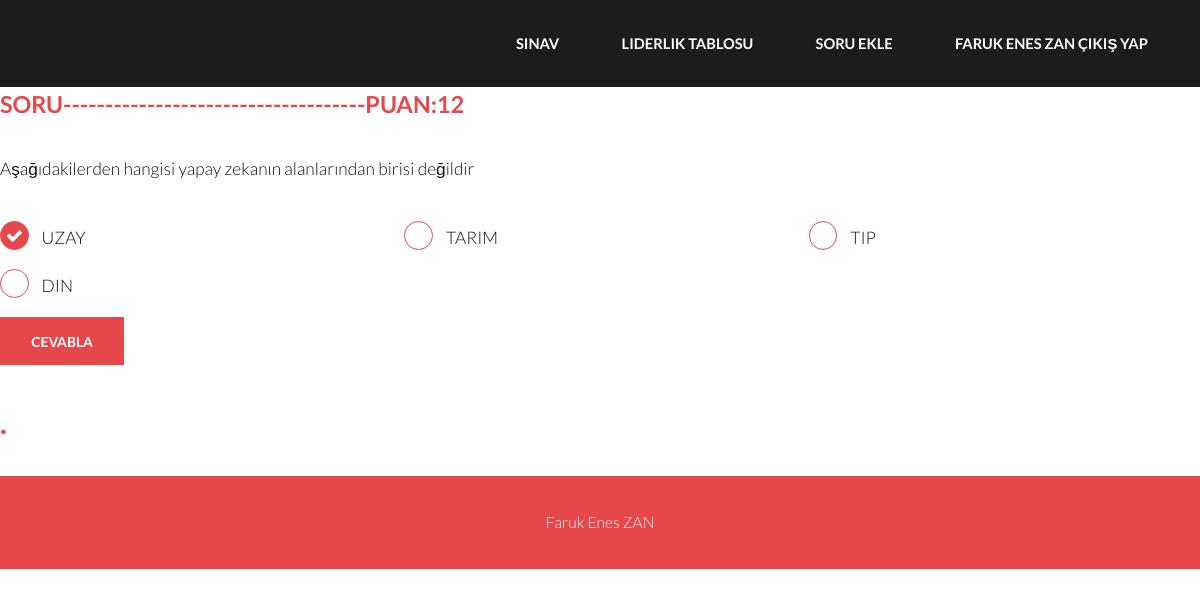
The app's page /sinav/6 (signed in) with its own data.
### tables this page shows
CREATE TABLE kullanicilar (isim TEXT, kadi TEXT, sifre TEXT, puan INT);

CREATE TABLE "sorular" (
	"no"	INTEGER,
	"soru"	TEXT,
	"sik1"	TEXT,
	"sik2"	TEXT,
	"sik3"	TEXT,
	"sik4"	TEXT,
	"dogru"	TEXT,
	PRIMARY KEY("no")
);

### main.py (the view)
@app.route("/sinav/<int:id>", methods=['GET', 'POST'])
def Sinav(id):
    kontrol = ""
    kullaniciPuani = 0
    rastgele = random.randint(0,4)
    name, login_auth = giris_kotrol()
    con = sqlite3.connect("database.db")
    cur = con.cursor()
    puan = cur.execute("SELECT puan FROM kullanicilar WHERE isim = '"+name+"'").fetchone()[0]
    print(name)
    sorular = cur.execute("SELECT * FROM sorular").fetchall()
    con.commit()
    dogrucevab = cur.execute("SELECT dogru FROM sorular ").fetchall()
    used_questions = []
    if id < 5:
        if request.method == 'POST':
            if request.form:
                cevab = request.form["cevab"]
                if cevab == dogrucevab[id][0]:
                    kullaniciPuani = puan + 1
                    update = "UPDATE kullanicilar SET puan = '" + str(kullaniciPuani) + "' WHERE isim = '" + name + "'"
                    con.cursor().execute(update)
                    con.commit()
                    used_questions.append(id)
                used_questions.append(id)
                if len(used_questions) == len(sorular):
                    used_questions.clear()
                while True:
                    new_id = random.randint(0, 4)
                    if new_id not in used_questions:
                        break
                return redirect(url_for("Sinav", id=new_id))
    else:
        id = 0
    return render_template("sinav.html", name=name, login_auth=login_auth, kontrol=kontrol,id=id, sorular=sorular, puan=puan, rastgele=rastgele)

### main.py (called while the page is built)
def giris_kotrol():
    name = ""
    login_auth = False
    if "username" in session:
        name = session["username"]
        login_auth = True
    return name, login_auth

### templates/sinav.html (shortened to what this page needs)
{% extends 'base.html' %}
{% block body_content%}
<section>
    <h3>Soru------------------------------------Puan:{{ puan }}</h3>
    <form method="post" action="{{ url_for('Sinav',id=id) }}">
        <p>{{ sorular[id][1] }}</p>
        <div class="row uniform 50%">
            <div class="4u 12u$(xsmall)">
                <label for="priority-normal">{{ sorular[id][2] }}</label>
            </div>
            <div class="4u 12u$(xsmall)">
                <label for="priority-high">{{ sorular[id][3] }}</label>
            </div>
            <div class="4u 12u$(xsmall)">
                <label for="priority-low">{{ sorular[id][4] }}</label>
            </div>
            <div class="4u 12u$(xsmall)">
                <label for="priority-zero">{{ sorular[id][5] }}</label>
            </div>
            <div class="12u$">
                <ul class="actions">
                    <li><input type="submit" name="Cevabla" value="Cevabla" class="special"></li>
                </ul>
            </div>
        </div>
    </form>
    <h2>.</h2>
</section>
{% endblock %}

### templates/base.html (shortened to what this page needs)
<!DOCTYPE HTML>
<html>
	<head>
		<link rel="stylesheet" href="/static/assets/css/main.css">
	</head>
<body>
			<header id="header">
				<div class="inner">
					<nav id="nav">
						{% if login_auth == False %}
						<a href="{{url_for('Index')}}">Anasayfa</a>
						<a href="{{url_for('Kayit')}}">Kayıt Ol</a>
						<a href="{{url_for('Giris')}}">Giris Yap</a>
						{% else %}
						<a href="{{url_for('Sinav',id=id)}}">Sınav</a>
						<a href="{{ url_for('LiderlikTablosu') }}">Liderlik Tablosu</a>
						<a href="{{url_for('addquestion')}}">Soru Ekle</a>
						<a href="{{ url_for('Logout') }}"> {{ name }} Çıkış Yap</a>
						{% endif %}
					</nav>
				</div>
			</header>
			{% block body_content %}
		{% endblock %}
		<div class="copyright">
			Faruk Enes ZAN
		</div>
	</body>
</html>

### records on screen
kullanicilar: isim "FARUK ENES ZAN"
sorular: soru "Aşağıdakilerden hangisi yapay zekanın alanlarından birisi değildir", sik1 "UZAY", sik2 "TARIM", sik3 "TIP", sik4 "DIN"

### other values on screen
{{ puan }} "12"
